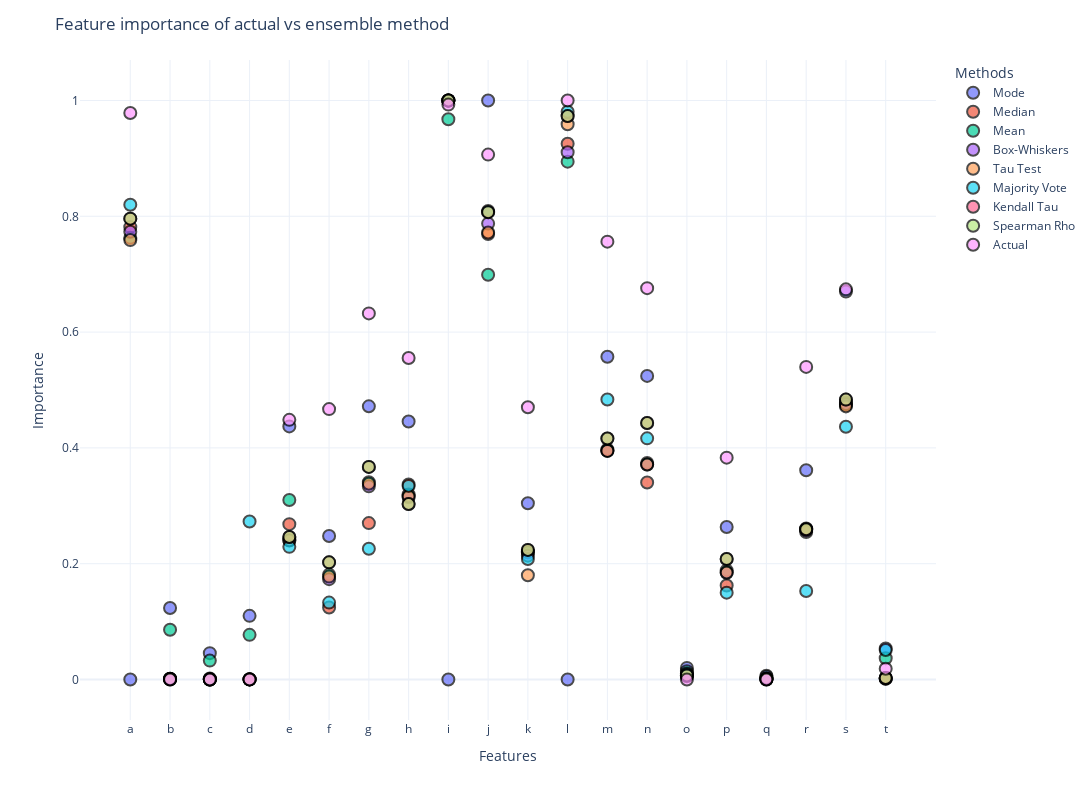

The cell this chart's notebook holds for it:
### Code cell
fig = px.scatter(df_results, x="Features", y="Importance", color="Methods")

fig.update_layout(
    template="plotly_white", title="Feature importance of actual vs ensemble method", width=1500, height=800,
)

fig.update_traces(marker=dict(size=12, line=dict(width=2, color="Black")), selector=dict(mode="markers"), opacity=0.7)

fig.write_html("results.html")
fig.show()

### Figure 1 — Plotly figure (JSON) as saved in the notebook; plotly's stock layout.template omitted (floating-point values rounded to 4 significant figures)
{"data": [{"hovertemplate": "Methods=Mode<br>Features=%{x}<br>Importance=%{y}<extra></extra>", "legendgroup": "Mode", "marker": {"color": "#636efa", "line": {"color": "Black", "width": 2}, "size": 12, "symbol": "circle"}, "mode": "markers", "name": "Mode", "opacity": 0.7, "showlegend": true, "type": "scatter", "x": ["a", "b", "c", "d", "e", "f", "g", "h", "i", "j", "k", "l", "m", "n", "o", "p", "q", "r", "s", "t"], "xaxis": "x", "y": [0, 0.1236, 0.04553, 0.11, 0.4371, 0.2479, 0.4718, 0.4456, 0, 1, 0.3045, 0, 0.5575, 0.5243, 0.02007, 0.2634, 0.006497, 0.3615, 0.6702, 0.0536], "yaxis": "y"}, {"hovertemplate": "Methods=Median<br>Features=%{x}<br>Importance=%{y}<extra></extra>", "legendgroup": "Median", "marker": {"color": "#EF553B", "line": {"color": "Black", "width": 2}, "size": 12, "symbol": "circle"}, "mode": "markers", "name": "Median", "opacity": 0.7, "showlegend": true, "type": "scatter", "x": ["a", "b", "c", "d", "e", "f", "g", "h", "i", "j", "k", "l", "m", "n", "o", "p", "q", "r", "s", "t"], "xaxis": "x", "y": [0.7813, 0.001215, 0.001759, 0.0004871, 0.2683, 0.1244, 0.2701, 0.3367, 1, 0.7694, 0.2197, 0.9253, 0.3955, 0.3402, 0.00553, 0.1623, 0, 0.2592, 0.4785, 0.001031], "yaxis": "y"}, {"hovertemplate": "Methods=Mean<br>Features=%{x}<br>Importance=%{y}<extra></extra>", "legendgroup": "Mean", "marker": {"color": "#00cc96", "line": {"color": "Black", "width": 2}, "size": 12, "symbol": "circle"}, "mode": "markers", "name": "Mean", "opacity": 0.7, "showlegend": true, "type": "scatter", "x": ["a", "b", "c", "d", "e", "f", "g", "h", "i", "j", "k", "l", "m", "n", "o", "p", "q", "r", "s", "t"], "xaxis": "x", "y": [0.7628, 0.08591, 0.03262, 0.07712, 0.31, 0.1811, 0.3409, 0.3194, 0.9677, 0.6992, 0.2199, 0.8944, 0.3974, 0.3739, 0.01435, 0.1882, 0.004827, 0.2607, 0.4739, 0.03679], "yaxis": "y"}, {"hovertemplate": "Methods=Box-Whiskers<br>Features=%{x}<br>Importance=%{y}<extra></extra>", "legendgroup": "Box-Whiskers", "marker": {"color": "#ab63fa", "line": {"color": "Black", "width": 2}, "size": 12, "symbol": "circle"}, "mode": "markers", "name": "Box-Whiskers", "opacity": 0.7, "showlegend": true, "type": "scatter", "x": ["a", "b", "c", "d", "e", "f", "g", "h", "i", "j", "k", "l", "m", "n", "o", "p", "q", "r", "s", "t"], "xaxis": "x", "y": [0.7732, 0.0008271, 0, 0.0001815, 0.2402, 0.1733, 0.3336, 0.3149, 1, 0.7874, 0.2139, 0.9107, 0.3949, 0.3712, 0.01026, 0.1844, 0.0005473, 0.2546, 0.4756, 0.002599], "yaxis": "y"}, {"hovertemplate": "Methods=Tau Test<br>Features=%{x}<br>Importance=%{y}<extra></extra>", "legendgroup": "Tau Test", "marker": {"color": "#FFA15A", "line": {"color": "Black", "width": 2}, "size": 12, "symbol": "circle"}, "mode": "markers", "name": "Tau Test", "opacity": 0.7, "showlegend": true, "type": "scatter", "x": ["a", "b", "c", "d", "e", "f", "g", "h", "i", "j", "k", "l", "m", "n", "o", "p", "q", "r", "s", "t"], "xaxis": "x", "y": [0.7589, 0, 0.000724, 0.0002208, 0.2405, 0.1777, 0.3381, 0.3165, 1, 0.7721, 0.1801, 0.9591, 0.3949, 0.3713, 0.006992, 0.1848, 0.0006576, 0.2576, 0.4717, 0.00155], "yaxis": "y"}, {"hovertemplate": "Methods=Majority Vote<br>Features=%{x}<br>Importance=%{y}<extra></extra>", "legendgroup": "Majority Vote", "marker": {"color": "#19d3f3", "line": {"color": "Black", "width": 2}, "size": 12, "symbol": "circle"}, "mode": "markers", "name": "Majority Vote", "opacity": 0.7, "showlegend": true, "type": "scatter", "x": ["a", "b", "c", "d", "e", "f", "g", "h", "i", "j", "k", "l", "m", "n", "o", "p", "q", "r", "s", "t"], "xaxis": "x", "y": [0.82, 0.001364, 0, 0.2729, 0.2291, 0.1328, 0.2259, 0.3344, 1, 0.8093, 0.2081, 0.9806, 0.4837, 0.4165, 0.009108, 0.15, 0.001491, 0.1529, 0.4366, 0.05104], "yaxis": "y"}, {"hovertemplate": "Methods=Kendall Tau<br>Features=%{x}<br>Importance=%{y}<extra></extra>", "legendgroup": "Kendall Tau", "marker": {"color": "#FF6692", "line": {"color": "Black", "width": 2}, "size": 12, "symbol": "circle"}, "mode": "markers", "name": "Kendall Tau", "opacity": 0.7, "showlegend": true, "type": "scatter", "x": ["a", "b", "c", "d", "e", "f", "g", "h", "i", "j", "k", "l", "m", "n", "o", "p", "q", "r", "s", "t"], "xaxis": "x", "y": [0.796, 0.0008479, 0, 0.0001861, 0.2462, 0.2023, 0.3672, 0.3031, 1, 0.8072, 0.2238, 0.9731, 0.4163, 0.443, 0.007094, 0.2082, 0.001356, 0.2594, 0.4834, 0.002665], "yaxis": "y"}, {"hovertemplate": "Methods=Spearman Rho<br>Features=%{x}<br>Importance=%{y}<extra></extra>", "legendgroup": "Spearman Rho", "marker": {"color": "#B6E880", "line": {"color": "Black", "width": 2}, "size": 12, "symbol": "circle"}, "mode": "markers", "name": "Spearman Rho", "opacity": 0.7, "showlegend": true, "type": "scatter", "x": ["a", "b", "c", "d", "e", "f", "g", "h", "i", "j", "k", "l", "m", "n", "o", "p", "q", "r", "s", "t"], "xaxis": "x", "y": [0.796, 0.0008479, 0, 0.0001861, 0.2462, 0.2023, 0.3672, 0.3031, 1, 0.8072, 0.2238, 0.9731, 0.4163, 0.443, 0.007094, 0.2082, 0.001356, 0.2594, 0.4834, 0.002665], "yaxis": "y"}, {"hovertemplate": "Methods=Actual<br>Features=%{x}<br>Importance=%{y}<extra></extra>", "legendgroup": "Actual", "marker": {"color": "#FF97FF", "line": {"color": "Black", "width": 2}, "size": 12, "symbol": "circle"}, "mode": "markers", "name": "Actual", "opacity": 0.7, "showlegend": true, "type": "scatter", "x": ["a", "b", "c", "d", "e", "f", "g", "h", "i", "j", "k", "l", "m", "n", "o", "p", "q", "r", "s", "t"], "xaxis": "x", "y": [0.9784, 0, 0, 0, 0.4484, 0.467, 0.6323, 0.5553, 0.9929, 0.9065, 0.4703, 1, 0.7562, 0.6759, 0, 0.3832, 0, 0.5399, 0.6738, 0.01862], "yaxis": "y"}], "layout": {"height": 800, "legend": {"title": {"text": "Methods"}, "tracegroupgap": 0}, "margin": {"t": 60}, "title": {"text": "Feature importance of actual vs ensemble method"}, "width": 1500, "xaxis": {"anchor": "y", "autorange": true, "domain": [0, 1], "range": [-1.198, 20.2], "title": {"text": "Features"}, "type": "category"}, "yaxis": {"anchor": "x", "autorange": true, "domain": [0, 1], "range": [-0.06995, 1.07], "title": {"text": "Importance"}, "type": "linear"}}}
